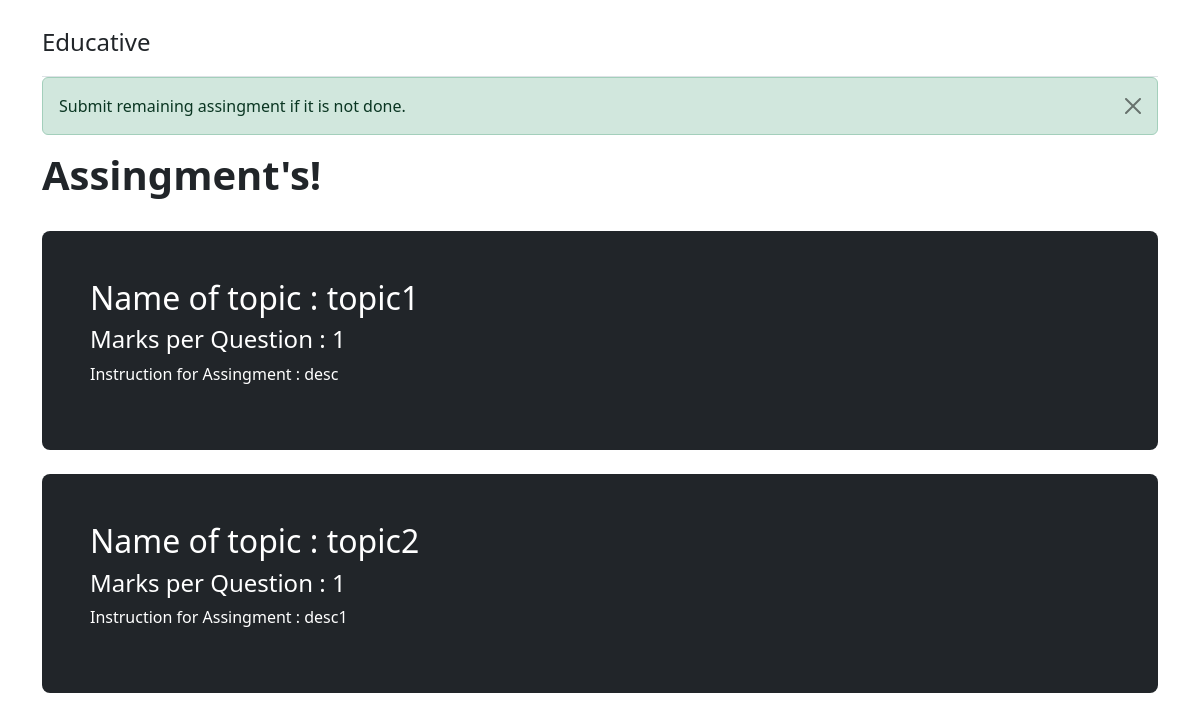
/Registration/asingment_student, run on an earlier commit of the app's database.
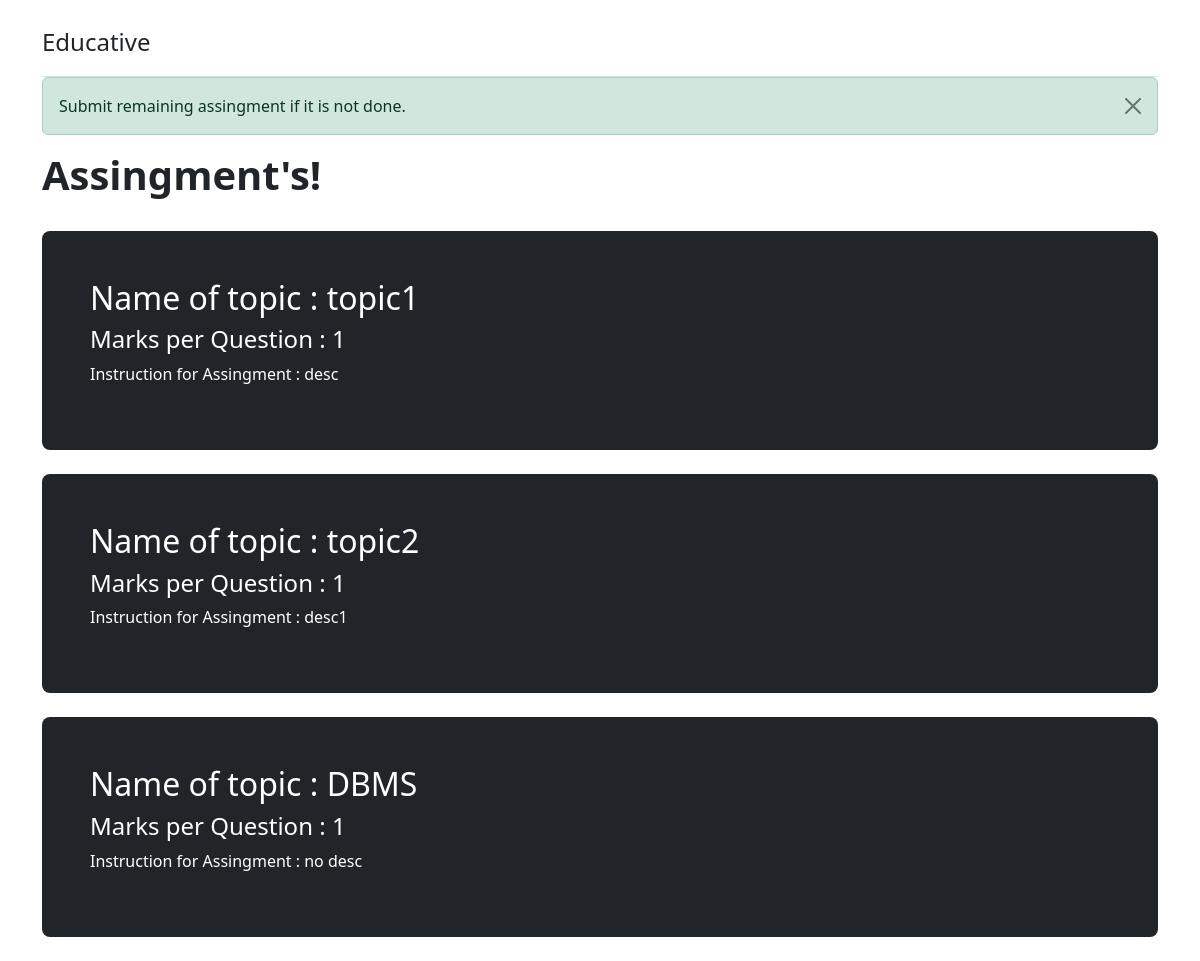
And on a later commit of the database.
### Registration/models.py (models this page shows, shortened)
class Quize_thumnail(models.Model):
    Quize_name = models.CharField(max_length=30)
    chaptr_name = models.CharField(max_length=30)
    topic_name = models.CharField(max_length=30)
    thumnail = models.ImageField(upload_to="Registration/Quize/thumnail")
    marks_per_que = models.TextField(max_length=2)
    descreption = models.CharField(max_length=500)

### Registration/views.py (the view)
# urls.py: path('asingment_student', views.asingment_student , name='asingment_student'),
def asingment_student(request):
    Data = Quize_thumnail.objects.values('topic_name' , 'thumnail' , 'marks_per_que' , 'descreption' )
    param = {"Data" : Data }
    messages.success(request , "Submit remaining assingment if it is not done.")
    return render(request ,"Registration/student/asingment.html" , param)

### Registration/templates/Registration/student/asingment.html (shortened to what this page needs)
{% extends 'Registration/basic.html' %}
  {% block body %}
  <main>
    <div class="container py-4">
      <header class="pb-3 border-bottom">
        <a href="/" class="d-flex align-items-center text-dark text-decoration-none">
          <span class="fs-4">Educative</span>
        </a>
      </header>
      {% for message in messages %}
      <div class="alert alert-{{ message.tags }} alert-dismissible fade show" role="alert">
        {{ message }}
        <button type="button" class="btn-close" data-bs-dismiss="alert" aria-label="Close"></button>
      </div>
    {% endfor %}
        <h1 class="display-6 fw-bold">Assingment's!</h1>
      </div>
        {% for i in Data %}
        <div class="container">
          <div class="w-100 p-5 text-bg-dark rounded-3  ">
            <h2>Name of topic : {{ i.topic_name }}</h2>
            <h4>Marks per Question : {{ i.marks_per_que }}</h4>
              <p>Instruction for Assingment : {{ i.descreption }}</p>
          </div><br>
        </div>
        {% endfor %}
  </main>
  {% endblock %}

What changed in the data, as far as the page shows it:
added Quize_thumnail: topic_name "DBMS", marks_per_que "1", descreption "no desc"
